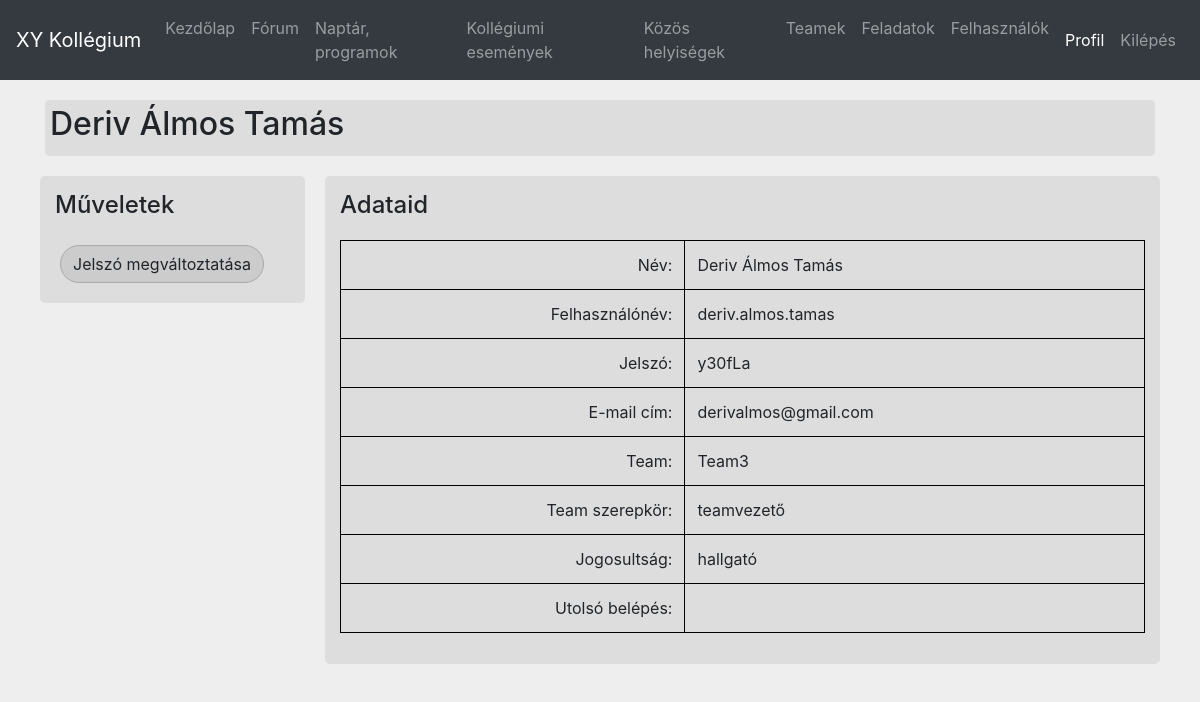
Screenshot of /userData.php?user=deriv.almos.tamas (signed in) with the database file from the repository.
### tables this page shows
CREATE TABLE IF NOT EXISTS felhasznalok (
	felhasznalonev VARCHAR(80),
	jelszo VARCHAR(15),
	vezeteknev VARCHAR(20),
	keresztnev VARCHAR(20),
	masodik_nev VARCHAR(20),
	email VARCHAR(40),
	team VARCHAR(40),
	team_szerepkor TINYINT,
	jogosultsag TINYINT,
	utolso_belepes DATETIME,
	PRIMARY KEY (felhasznalonev),
	FOREIGN KEY (team) REFERENCES teamek(team_nev) ON UPDATE CASCADE
	ON DELETE SET NULL
);

### userData.php (the view, shortened to what this page needs)
<?php
include 'common.php';
$userId = isset($_GET['user']) ? $_GET['user'] : NULL;
$host = "localhost";
$user = "root";
$password = "";
$conn = mysqli_connect($host, $user, $password) or die ("Nem sikerült kapcsolódni a szerverhez: " . mysqli_connect_error());
mysqli_query($conn, "SET NAMES utf8 COLLATE utf8_hungarian_ci");
mysqli_select_db($conn, "kollegium") or die ("Nem lehet csatlakozni az adatbázishoz: " . mysqli_error($conn));
$sql = "SELECT * FROM felhasznalok WHERE felhasznalonev = '".$userId."'";
$result = mysqli_query($conn, $sql);
$userData = mysqli_fetch_assoc($result);
?><!doctype html>
<html lang="hu">
<head>
	<link rel="stylesheet" type="text/css" href="css/userData.css">
</head>
<body>
	<?php if ($userId == $_SESSION["felhasznalonev"]) { navbar("profile"); } else { navbar(); } ?>
	<div class="container">
		<div class="mainTitle">
			<?php
			$fullname = $userData["vezeteknev"]." ".$userData["keresztnev"];
			if ($userData["masodik_nev"] != "") {
				$fullname = $fullname." ".$userData["masodik_nev"];
			}
			if ($fullname != " ") {
				echo '<h2>'.$fullname.'</h2>';
			} else {
				echo '<h2>'.$userData["felhasznalonev"].'</h2>';
			}
			?>
		</div>
		<div class="row">
			<div class="col-sm-3">
				<?php
				if ($userId == $_SESSION["felhasznalonev"]) {
					if ($_SESSION["jogosultsag"] != 1) {
						echo '<h4>Műveletek</h4>';
						echo '<div class="btn" id="changePassButton" onclick="changePassword()">Jelszó megváltoztatása</div>';
					}
				}
				?>
			</div>
			<div class="col-sm-9">
				<?php
				if ($userId == $_SESSION["felhasznalonev"]) {
					echo '<h4>Adataid</h4>';
				} else {
					echo '<h4>Felhasználó adatai</h4>';
				}
				echo '<table class="table table-bordered">';
				$fullname = $userData["vezeteknev"]." ".$userData["keresztnev"];
				if ($userData["masodik_nev"] != "") {
					$fullname = $fullname." ".$userData["masodik_nev"];
				}
				$privilege = "hallgató";
				$teamRole = "";
				if ($userData["team_szerepkor"] == 1) {
					$teamRole = "teamvezető";
				} else if ($userData["team_szerepkor"] == 2) {
					$teamRole = "teamtag";
				}
				echo '<tr><td class="firstCol">Név: </td><td id="tdName">'.$fullname.'</td></tr>';
				echo '<tr><td class="firstCol">Felhasználónév: </td><td id="tdUsername">'.$userData["felhasznalonev"].'</td></tr>';
				if ($userId == $_SESSION["felhasznalonev"] || $_SESSION["jogosultsag"] == 1) {
					echo '<tr><td class="firstCol">Jelszó: </td><td id="tdPassword">'.$userData["jelszo"].'</td></tr>';
					echo '<tr><td class="firstCol">E-mail cím: </td><td id="tdEmail">'.$userData["email"].'</td></tr>';
				}
				echo '<tr><td class="firstCol">Team: </td><td id="tdTeam">'.$userData["team"].'</td></tr>';
				echo '<tr><td class="firstCol">Team szerepkör: </td><td id="tdTeamRole">'.$teamRole.'</td></tr>';
				echo '<tr><td class="firstCol">Jogosultság: </td><td id="tdPrivilege">'.$privilege.'</td></tr>';
				echo '<tr><td class="firstCol">Utolsó belépés: </td><td id="tdLastLogin">'.$userData["utolso_belepes"].'</td></tr>';
				echo '</table>';
				?>
			</div>
		</div>
	</div>
</body>
</html>

### css/userData.css (style rules this page uses)
h4 { margin-bottom: 20px; }
table.table-bordered > tbody > tr > td { border: 1px solid #000000; }
.firstCol { text-align: right; }
.btn { margin: 5px; background-color: #CCCCCC; border: 1px solid #AAAAAA; border-radius: 20px; }

### css/common.css (style rules this page uses)
body { height: 100%; background-color: #EEEEEE; }
.col-sm-3, .col-sm-9 { height: 100%; margin-top: 10px; padding: 15px; background-color: #DDDDDD; border: 10px solid #EEEEEE; border-radius: 15px; }
h4 { margin-bottom: 20px; }
.mainTitle { margin-top: 20px; padding: 5px; background-color: #DDDDDD; border-radius: 5px; }

### rows the page displays
felhasznalok: fullname "Deriv Álmos Tamás", felhasznalonev "deriv.almos.tamas", jelszo "y30fLa", email "derivalmos@gmail.com", team "Team3", team_szerepkor "teamvezető"

### other values shown
$privilege "hallgató"
